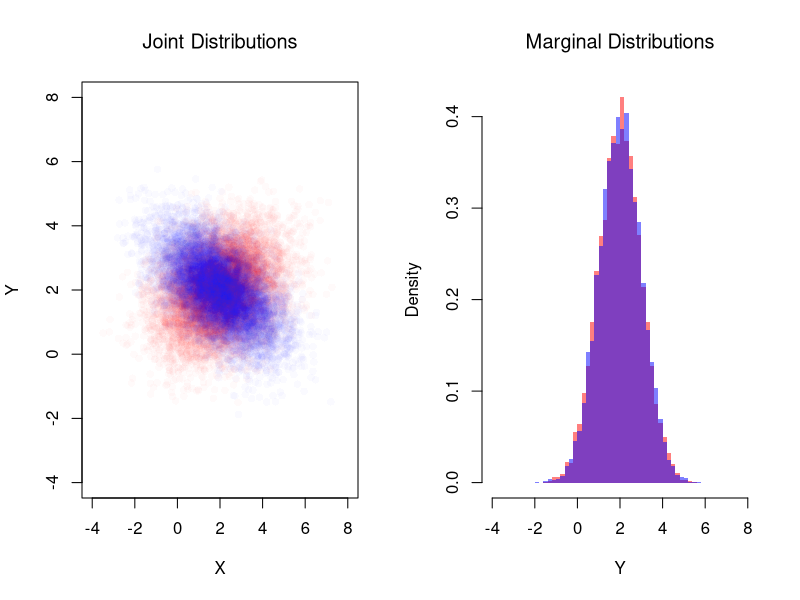
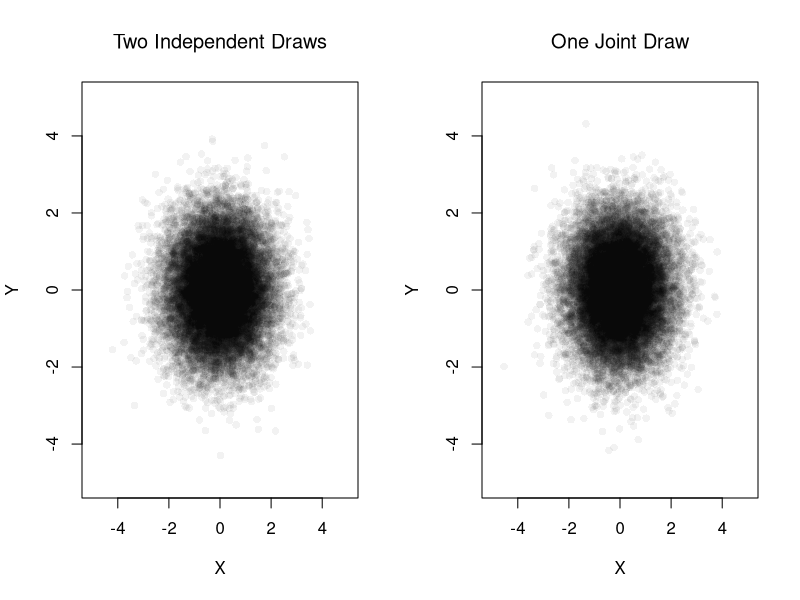
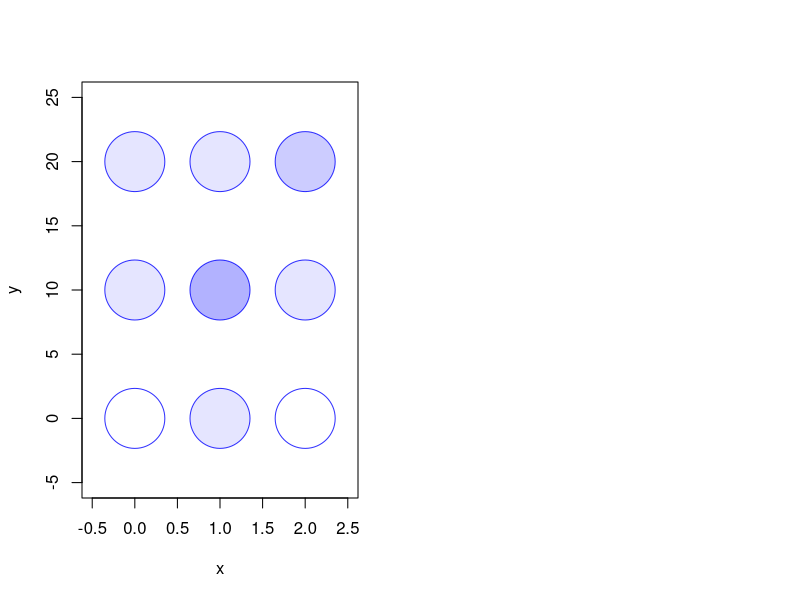

Generate these figures, in order, with R: (Note: this script raises an error after producing the figures.)
## ---- chunk 1
# Hidden seed so every render draws the same random numbers
set.seed(1)
## ---- chunk 2
# Create a 2x2 matrix for the joint distribution.
# Rows correspond to X (coin 1), and columns correspond to Y (coin 2).
probs <- c(0.25, 0.25, 0.25, 0.25) # Fair coin
P_xy <- matrix( probs, nrow = 2, ncol = 2)
rownames(P_xy) <- c('Y=0', 'Y=1')
colnames(P_xy) <- c('X=0', 'X=1')
P_xy

# Draw N bivariate observations
N <- 500
xy_vals <- expand.grid(y = 0:1, x = 0:1)
draws <- sample(nrow(xy_vals), N, replace = TRUE, prob = P_xy)
x_sim <- xy_vals[draws, 'x']
y_sim <- xy_vals[draws, 'y']

# With enough draws, empirical frequencies approach the true probabilities
table(y_sim, x_sim) / N
P_xy
## ---- chunk 3
# Compute the marginal distributions.
# Marginal for X: sum across columns.
P_x <- colSums(P_xy)
P_x
# Marginal for Y: sum across rows.
P_y <- rowSums(P_xy)
P_y

# Compute the conditional probabilities Prob(Y | X).
PY_x <- matrix(0, nrow = 2, ncol = 2)
for (j in c(1, 2)) {
  PY_x[, j] <- P_xy[, j] / P_x[j]
}
rownames(PY_x) <- c('Y=0', 'Y=1')
colnames(PY_x) <- c('given X=0', 'given X=1')
PY_x
## ---- chunk 4
# Create the joint distribution matrix for the unfair coin case.
probs <- c(0.5, 0, 0, 0.5) # unfair coin

P_xy <- matrix( probs, nrow = 2, ncol = 2)
rownames(P_xy) <- c('Y=0', 'Y=1')
colnames(P_xy) <- c('X=0', 'X=1')
P_xy


# Compute the marginal distributions.
# Marginal for X: sum across columns.
P_x <- colSums(P_xy)
P_x
# Marginal for Y: sum across rows.
P_y <- rowSums(P_xy)
P_y

# Compute the conditional probabilities Prob(Y | X).
PY_x <- matrix(0, nrow = 2, ncol = 2)
for (j in c(1, 2)) {
  PY_x[, j] <- P_xy[, j] / P_x[j]
}
rownames(PY_x) <- c('Y=0', 'Y=1')
colnames(PY_x) <- c('given X=0', 'given X=1')
PY_x
## ---- chunk 5
probs <- c(0.4, 0.2, 0.1, 0.3)
P_xy <- matrix(probs, nrow = 2,
  dimnames = list(c('Y=0', 'Y=1'), c('X=0', 'X=1')))

# Draw N bivariate observations
xy_vals <- expand.grid(y = 0:1, x = 0:1)
N <- 500
draws <- sample(nrow(xy_vals), N, replace = TRUE, prob = P_xy)
x_sim <- xy_vals[draws, 'x']
y_sim <- xy_vals[draws, 'y']

table(y_sim, x_sim) / N
P_xy
## ---- chunk 6
# Unfair coins
probs <- c(0.4, 0.2, 0.1, 0.3)
P_xy <- matrix(probs, nrow = 2,
  dimnames = list(c('Y=0', 'Y=1'), c('X=0', 'X=1')))
P_xy

# Marginals
P_x <- colSums(P_xy)
P_y <- rowSums(P_xy)

# Prob(Y=1 | X=x)
PY1_x <- P_xy['Y=1', ] / P_x
PY1_x

# Posterior: Prob(X=1 | Y=1)
posterior_x1 <- (PY1_x['X=1'] * P_x['X=1']) / P_y['Y=1']
posterior_x1  # prior was 0.4, posterior is 0.6

# Also compute Prob(X=1 | Y=0)
PY0_x <- P_xy['Y=0', ] / P_x
posterior_x1_y0 <- (PY0_x['X=1'] * P_x['X=1']) / P_y['Y=0']
posterior_x1_y0  # seeing tails lowers belief to 0.2
## ---- chunk 7
library('mvtnorm')

# Simulate Bivariate Data
N <- 10000
Mu <- c(2, 2) ## Means

Sigma1 <- matrix(c(2, -.8, -.8, 1), 2, 2) ## CoVariance Matrix 1
xy1_sim <- rmvnorm(N, Mu, Sigma1)
colnames(xy1_sim) <- c('x_sim', 'y_sim')

Sigma2 <- matrix(c(2, .4, .4, 1), 2, 2) ## CoVariance Matrix 2
xy2_sim <- rmvnorm(N, Mu, Sigma2)
colnames(xy2_sim) <- c('x_sim', 'y_sim')

par(mfrow=c(1, 2))
## Different diagonals
plot(xy2_sim, col=rgb(1, 0, 0, 0.02), pch=16,
    main=NA,
    ylim=c(-4, 8), xlim=c(-4, 8),
    xlab='X', ylab='Y')
title('Joint Distributions', font.main=1)
points(xy1_sim, col=rgb(0, 0, 1, 0.02), pch=16)
## Same marginal distributions
xbks <- seq(-4, 8, by=.2)
hist(xy2_sim[, 2], col=rgb(1, 0, 0, 0.5),
    breaks=xbks, border=NA, freq=FALSE,
    xlab='Y',
    main=NA)
title('Marginal Distributions', font.main=1)
hist(xy1_sim[, 2], col=rgb(0, 0, 1, 0.5),
    add=TRUE, breaks=xbks, border=NA, freq=FALSE)
## ---- chunk 8
# Two independent standard normal random variables
n <- 2e4
xy_iid_sim <- cbind(rnorm(n), rnorm(n))

# One joint draw from a bivariate normal with zero correlation
xy_joint_sim <- mvtnorm::rmvnorm(n, c(0, 0))

par(mfrow=c(1, 2))
plot(xy_iid_sim, col=grey(0, .05), pch=16,
    xlim=c(-5, 5), ylim=c(-5, 5),
    main=NA, xlab='X', ylab='Y')
title('Two Independent Draws', font.main=1)
plot(xy_joint_sim, col=grey(0, .05), pch=16,
    xlim=c(-5, 5), ylim=c(-5, 5),
    main=NA, xlab='X', ylab='Y')
title('One Joint Draw', font.main=1)

# The joint density equals the product of the two marginal densities
d1 <- dnorm(xy_iid_sim[, 1])*dnorm(xy_iid_sim[, 2])
d2 <- mvtnorm::dmvnorm(xy_iid_sim, c(0, 0))
head(cbind(product=d1, joint=d2))
## ---- chunk 9
## MAIN EXAMPLE
# Make a Probability Table
x <- c(0, 1, 2)
y <- c(0, 10, 20)
P_xy <- matrix(c(
    0.0, 0.1, 0.0,
    0.1, 0.3, 0.1,
    0.1, 0.1, 0.2
), nrow=3, ncol=3, byrow=TRUE)
rownames(P_xy) <- paste0('y=', y)
colnames(P_xy) <-  paste0('x=', x)
P_xy

# Plot joint distribution
prob_table <- expand.grid(x=x, y=y)
prob_table[, 'probabilities'] <- as.vector(t(P_xy))
plot(prob_table[, 'x'], prob_table[, 'y'],
     xlim=c(-0.5, 2.5), ylim=c(-5, 25),
     pch=21, cex=8, col=rgb(0, 0, 1, .8),
     bg=rgb(0, 0, 1, prob_table[, 'probabilities']),
     main=NA, xlab='x', ylab='y')
## ---- chunk 10
## MAIN EXAMPLE
# Compute Marginals
P_x <- colSums(P_xy) #Prob(X_i=x)
P_y <- rowSums(P_xy) #Prob(Y_i=y)

# Compute the conditional probabilities Prob(Y_i=y | X_i=x).
PY_x <- matrix(0, nrow = 3, ncol = 3)
for (j in seq(ncol(P_xy)) ) {
  PY_x[, j] <- P_xy[, j] / P_x[j]
}
rownames(PY_x) <- paste0('Y=', y)
colnames(PY_x) <- paste0('given X=', x)
PY_x

# Computational Shortcut: PY_x <- t( t(P_xy) / P_x )

# Conditional expectation E[Y_i|X_i=x]
EY_x <- colSums(PY_x * y)
EY_x

# Contrast with Grand Means
EX <- sum(x * P_x)
EY <- sum(y * P_y)
EY

# E[X_i|Y_i=y]
# PX_y <- P_xy / P_y  #Prob(X_i=x | Y_i=y)
# EX_y <- PX_y %*% x
## ---- chunk 11
## MAIN EXAMPLE
# Compute Covariance
dxy_grid <- expand.grid(dy=y-EY, dx=x-EX)[, c(2, 1)]
dxy_grid[, 'p'] <- as.vector(P_xy)
dxy_grid[, 'contribution'] <- dxy_grid[, 'dx'] * dxy_grid[, 'dy'] * dxy_grid[, 'p']
CovXY <- sum(dxy_grid[, 'contribution'])
CovXY
## ---- chunk 12
## MAIN EXAMPLE
# CovXY defined above
# Compute Variances
VX <- sum( (x-EX)^2 * P_x)
SX <- sqrt(VX)
VY <- sum( (y-EY)^2 * P_y)
SY <- sqrt(VY)

# Compute Correlation
CorXY <- CovXY / (SX * SY)
CorXY
## ---- chunk 13
## MAIN EXAMPLE
# CovXY and VX defined above
# Slope of the best linear approximation: covariance over variance of X
CovXY / VX
## ---- chunk 14
## MAIN EXAMPLE
# Test the slope from a regression of hourly wage on years of schooling
# Pretend these 3294 workers are the whole population
data(Wages1, package='Ecdat')
population_xy <- Wages1[, c('school', 'wage')]
colnames(population_xy) <- c('x', 'y') # x=years of schooling, y=hourly wage
population_slope <- coef(lm(y ~ x, data=population_xy))[2]
population_slope
# The population slope is about 0.557, so the null is false.

# Function: draw one sample of n workers, return the permutation p-value for the slope
sample_pval <- function(n, population, n_perm=199) {
    s_id <- sample(nrow(population), n, replace=FALSE)
    x_sim <- population[s_id, 'x']
    y_sim <- population[s_id, 'y']
    # Slope as covariance over variance, which is much faster than lm() inside a loop
    b1_hat <- cov(x_sim, y_sim) / var(x_sim)
    b1_perm <- rep(NA, n_perm)
    for (b in seq_along(b1_perm)) {
        y_perm <- sample(y_sim, replace=FALSE) # breaks any link with schooling, imposing the null
        b1_perm[b] <- cov(x_sim, y_perm) / var(x_sim)
    }
    # Two-sided p-value: share of permuted slopes at least as far from zero
    p_value <- mean(abs(b1_perm) >= abs(b1_hat))
    return(p_value)
}

sim_reps <- 300
alpha <- 0.05
n_grid <- c(10, 20, 50, 100, 200)

# Power: share of samples that reject, for each sample size
power_by_n <- rep(NA, length(n_grid))
for (k in seq_along(n_grid)) {
    p_values <- replicate(sim_reps, sample_pval(n_grid[k], population_xy))
    power_by_n[k] <- mean(p_values < alpha)
}
names(power_by_n) <- n_grid
power_by_n

# Power with samples of 50 workers
power_est <- power_by_n['50']
## ---- chunk 15
## MAIN EXAMPLE
# A population where schooling and wages are unrelated
population_null <- population_xy
population_null[, 'y'] <- sample(population_xy[, 'y'])

# Remove the small slope left over by chance
slope_left <- coef(lm(y ~ x, data=population_null))[2]
x_centered <- population_null[, 'x'] - mean(population_null[, 'x'])
population_null[, 'y'] <- population_null[, 'y'] - slope_left * x_centered
coef(lm(y ~ x, data=population_null))[2] # zero, up to rounding

# Type I Error rate: share of samples that reject, for each sample size
type1_by_n <- rep(NA, length(n_grid))
for (k in seq_along(n_grid)) {
    p_values_null <- replicate(sim_reps, sample_pval(n_grid[k], population_null))
    type1_by_n[k] <- mean(p_values_null < alpha)
}
names(type1_by_n) <- n_grid
type1_by_n
## ---- chunk 16
# Rejection rates by sample size
plot(n_grid, power_by_n, type = 'b', pch = 16,
    xlab = 'Sample size (n)', ylab = 'Share of samples that reject',
    ylim = c(0, 1),
    main = NA)
abline(h = alpha, col = rgb(0, 0, 0, .8), lwd = 2) # drawn first, so the Type I Error series stays visible on top
lines(n_grid, type1_by_n, type = 'b', pch = 16, col = grey(0.5, 0.8))
title('Rejection Rates for Regression Slope', font.main = 1)
legend('right', legend = c('Power (true slope 0.557)', 'Type I Error (true slope 0)', expression(alpha)),
    col = c(1, grey(0.5, 0.8), rgb(0, 0, 0, .8)),
    lty = 1, lwd = c(1, 1, 2), pch = c(16, 16, NA), bty = 'n')
## ---- chunk 17
## MAIN EXAMPLE
# States: X in {0, 1}, signal Y in {0, 1}
# Prior Prob(X_i=1)
p_x1 <- 0.12

# Test characteristics
p_y1_x1 <- 0.90
p_y1_x0 <- 0.08

# Law of total probability for Prob(Y_i=1)
p_y1 <- p_y1_x1 * p_x1 + p_y1_x0 * (1 - p_x1)

# Bayes posterior Prob(X_i=1 | Y_i=1)
p_x1_y1 <- (p_y1_x1 * p_x1) / p_y1
p_x1_y1

# Also compute Prob(X_i=1 | Y_i=0)
p_y0_x1 <- 1 - p_y1_x1
p_y0_x0 <- 1 - p_y1_x0
p_y0 <- p_y0_x1 * p_x1 + p_y0_x0 * (1 - p_x1)
p_x1_y0 <- (p_y0_x1 * p_x1) / p_y0
p_x1_y0
## ---- chunk 18
# Prior: 50-50 chance the slope is nonzero
prior_nonzero <- 0.5

# 'Sensitivity' = power, 'False positive rate' = alpha
p_reject <- power_est * prior_nonzero + alpha * (1 - prior_nonzero)

# Posterior: Prob(slope nonzero | test rejects)
post_nonzero <- (power_est * prior_nonzero) / p_reject
post_nonzero
## ---- chunk 19
# How the posterior changes with different priors
prior_grid <- seq(0.01, 0.99, by = 0.01)
post_grid <- (power_est * prior_grid) /
    (power_est * prior_grid + alpha * (1 - prior_grid))

plot(prior_grid, post_grid, type = 'l', lwd = 2,
    xlab = 'Prior Prob(slope nonzero)',
    ylab = 'Posterior Prob(slope nonzero | reject)',
    main = NA)
title('Bayesian Interpretation of Rejection', font.main = 1)
abline(a = 0, b = 1, col = rgb(0, 0, 1, .8), lty = 2)
